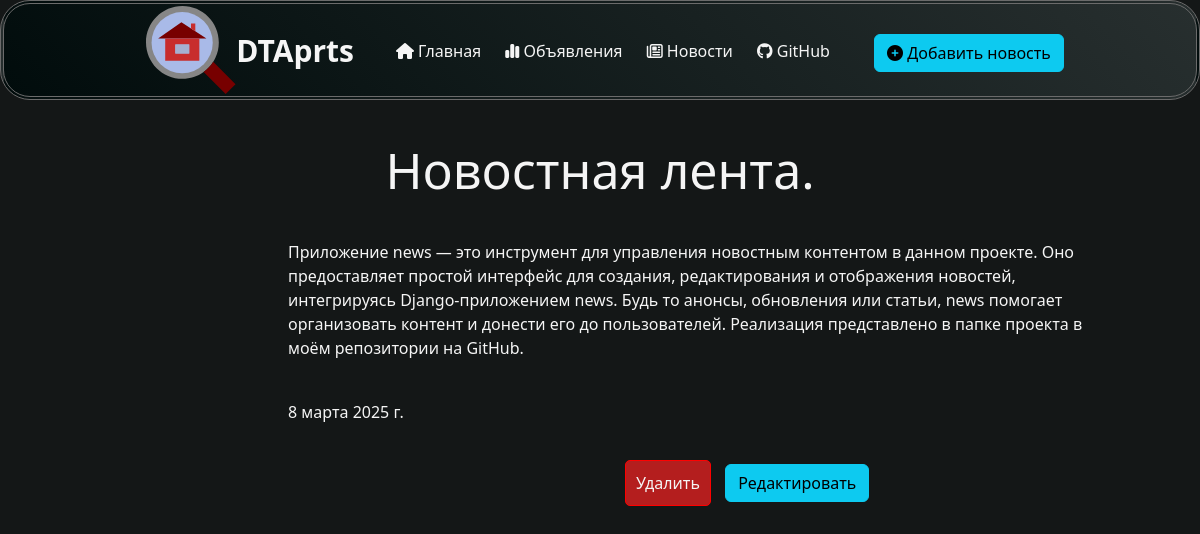
Screenshot of /news/1 with the database file from the repository.
### news/models.py (models this page shows, shortened)
class Articles(models.Model):
    title = models.CharField('Название', max_length=50)
    anons = models.CharField('Анонс', max_length=250)
    full_text = models.TextField('Статья')
    date = models.DateField('Дата публикации')
    class Meta:
        verbose_name = 'Новость'
        verbose_name_plural = 'Новости'

### news/views.py (the view)
# urls.py: path('<int:pk>', views.NewsDetailView.as_view(), name='news_detail'),
class NewsDetailView(DetailView):
    model = Articles
    template_name = 'news/details_view.html'
    context_object_name = 'article'

### news/templates/news/details_view.html (shortened to what this page needs)
{% extends "main/layout.html" %}
{% block content %}
    <div class="features-det">
        <h1>{{ article.title }}</h1>
        <p>{{ article.full_text }}</p>
        <p>{{ article.date }}</p>
        <a href="{% url 'news_delete' article.id %}" class="btn btn-danger">Удалить</a>
        <a href="{% url 'news_update' article.id %}" class="btn btn-info">Редактировать</a>
    </div>
{% endblock  %}

### main/static/main/css/main.css (style rules this page uses)
body { background-color: rgb(20, 23, 23); color: whitesmoke; background-image: repeating-radial-gradient(45deg, rgb(1, 12, 12) 2px, gray 1px); }
.features-det h1 { margin-top: 140px; font-size: 50px; text-align: center; }
.features-det p { max-width: 800px; margin-top: 40px; margin-left: 24%; }
.features-det a { display: inline-block; margin-top: 20px; margin-left: 10px; transform: translateX(615px); }
.btn.btn-danger { background-color: rgb(180, 30, 30); border: 1px solid red; padding: 10px; border-radius: 5px; color: whitesmoke; cursor: pointer; transition: background-color 0.3s ease; }

### main/templates/main/layout.html (style rules this page uses)
a { text-decoration: none; color: inherit; }

### rows the page displays
Articles: title "Новостная лента.", full_text "Приложение news — это инструмент для управления новостным контентом в данном проекте. Оно предоставляет простой интерфейс для создания, редактирования и отображения новостей, интегрируясь Django-приложением news. Будь то анонсы, обновления или статьи, news помогает организовать контент и донести его до пользователей. Реализация представлено в папке проекта в моём репозитории на GitHub.", date "8 марта 2025 г."
